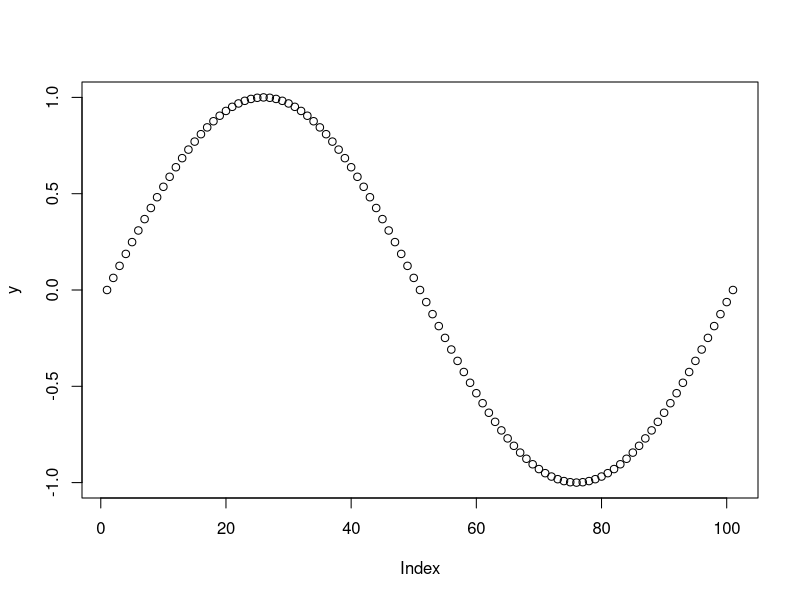
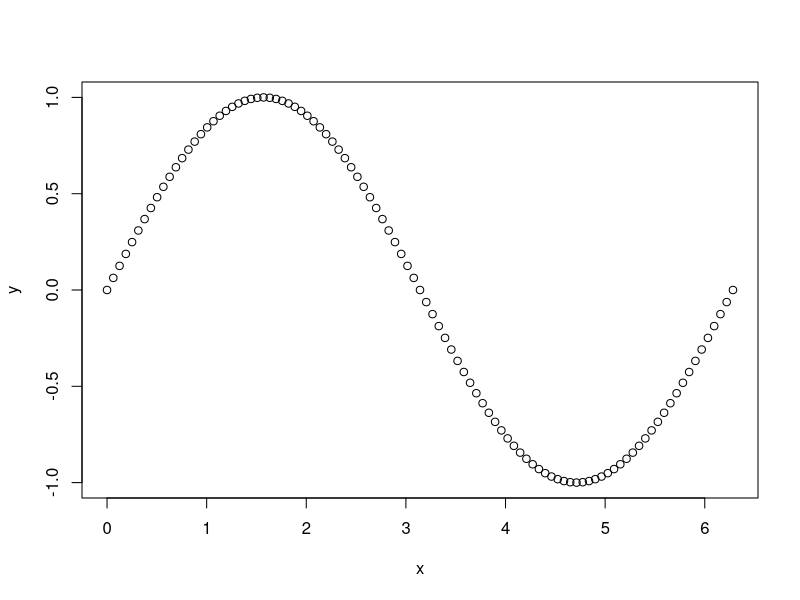
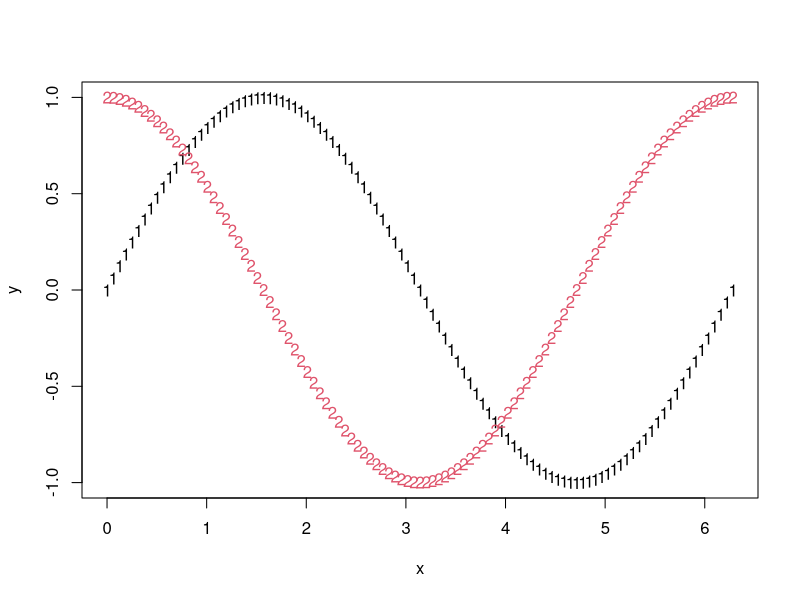
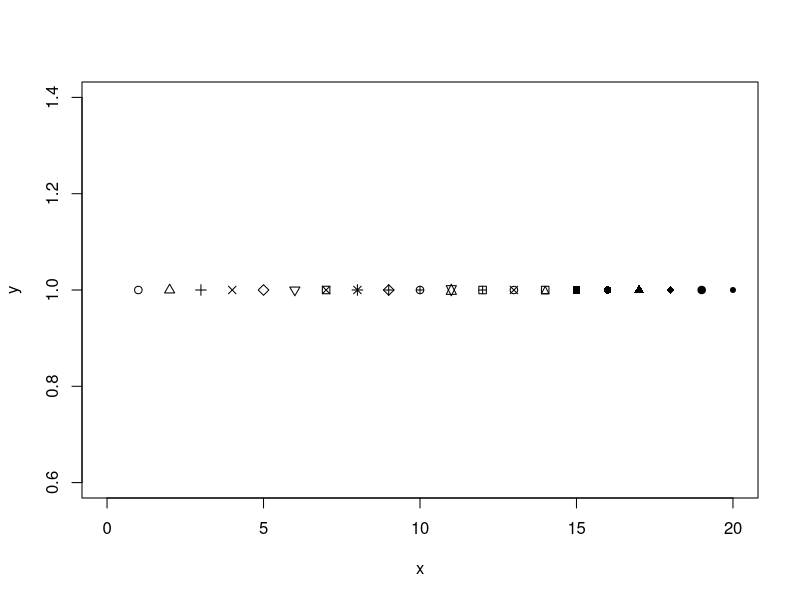
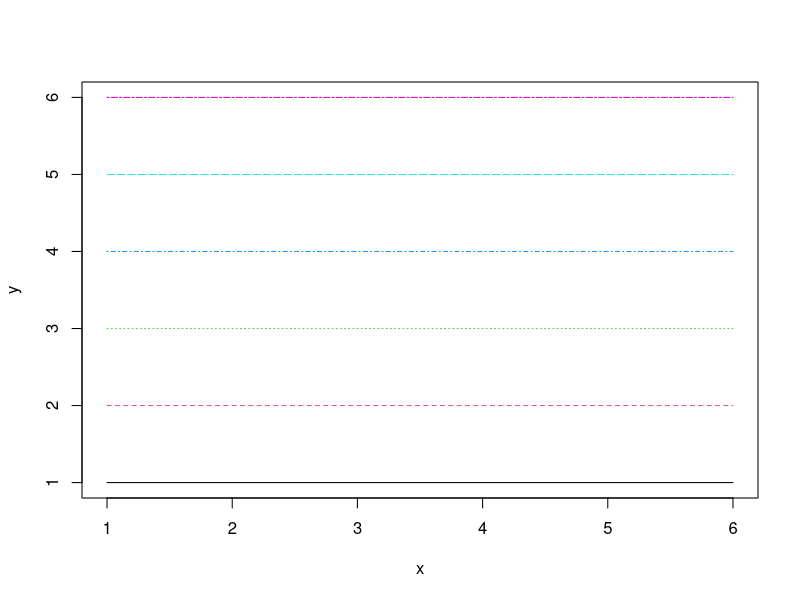
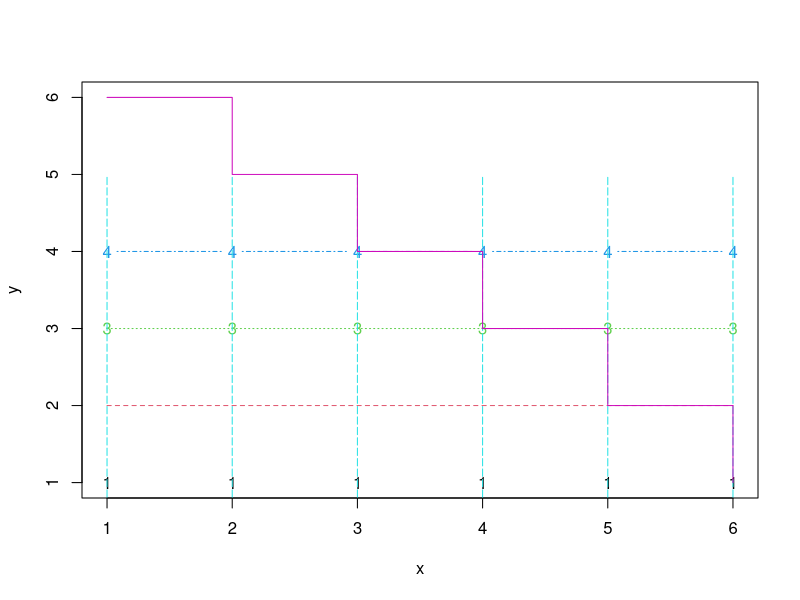
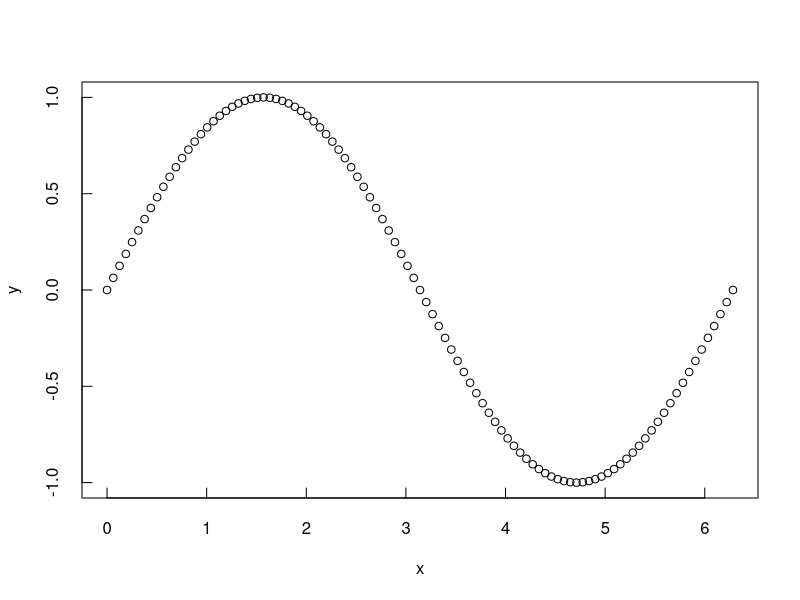
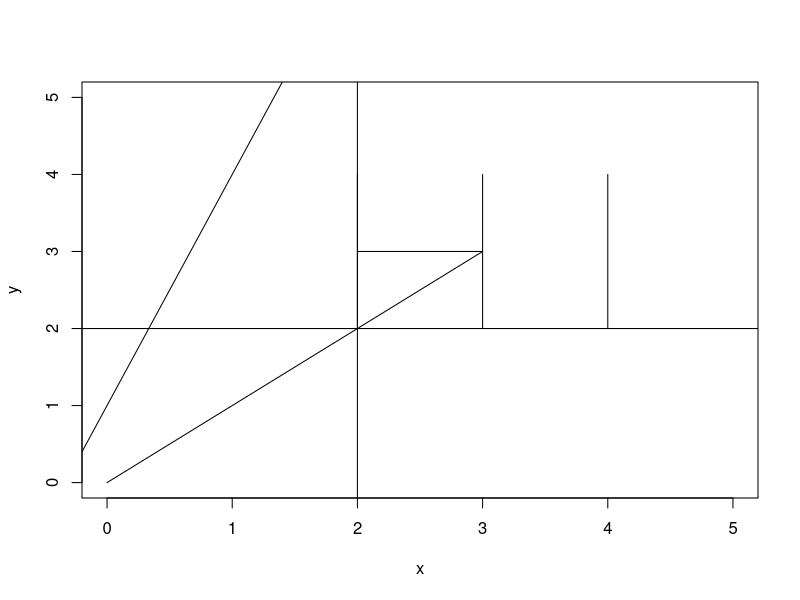

Here is the R script that generated these plots, in order: (Note: this script raises an error after producing the figures.)
#===============================================================
# 高级绘图ver.2016.2.23 by Messiah Chong
#===============================================================

#---------------------------------------------------------------
# 绘制二维图形
#---------------------------------------------------------------
x=(0:100)*2*pi/100
y=sin(x)
plot(y)              # 只将一个向量作为函数参数则向量的值作为y轴
                     # 的值，x轴的值由R自动产生。
plot(x,y)            # 将两个向量作为函数参数则第一个向量作为x轴
                     # 的值，第二个向量作为y轴的值。

#---------------------------------------------------------------
# matplot()函数将两个矩阵作为参数。一个矩阵的列参照另一个矩阵的
# 相应列来绘制图形。在绘制同一个图时，两个矩阵的行数应该一样。如
# 果行数不一样，行数较少的那个矩阵用缺失值（用NA表示）来填充。第
# 一个矩阵的值会用在横轴上。如果其中一个矩阵只有一个列，则绘制的
# 所有图形都将用该列的值。每一对列所绘制的图形颜色不一样，编号会
# 用来作为点的图形符号。这些选项也可由用户自己定义（col=,pach=）。
#---------------------------------------------------------------
x=(0:100)*2*pi/100
y1=sin(x)
y2=cos(x)
y=cbind(y1,y2)       # cbind()将列向量按列合并成矩阵。
matplot(x,y)

#---------------------------------------------------------------
# 可用一些选项来定制R绘制的图形。在函数plot()和matplot()中，选项
# 通常作为附加参数被调用。可选参数能以任意顺序输入（在用于绘图的
# 向量之后），以逗号分隔。
#---------------------------------------------------------------

#----------------------------------------------------
# 数据符号类型
#----------------------------------------------------
x=0:20
y=x/x                    # y为21个1组成的向量。
plot(x,y,pch=0:20)       # 图为参数pch为0~20代表
                         # 的符号。

#----------------------------------------------------
# 连接线类型
#----------------------------------------------------
x=1:6
y1=1*(x/x)
y2=2*(x/x)
y3=3*(x/x)
y4=4*(x/x)
y5=5*(x/x)
y6=6*(x/x)
y=cbind(y1,y2,y3,y4,y5,y6)
matplot(x,y,type="l",
        lty=1:6)         # lty控制线的样式，图为1~6
                         # 代表的线条。

#----------------------------------------------------
# 曲线类型
#----------------------------------------------------
x=1:6
y1=1*(x/x)
y2=2*(x/x)
y3=3*(x/x)
y4=4*(x/x)
y5=5*(x/x)
y6=6:1
y=cbind(y1,y2,y3,y4,y5,y6)
matplot(x,y,type=c("p","l","o","b","h","s"))
                        # type参数用来指定不同曲线类型。

#----------------------------------------------------
# 坐标轴限制
# 选项xlim=和ylim=可分别用来限制横轴和纵轴的范围，如
# xlim=c(1,10)，会让R只是用横轴值在0~10范围内的数据，
# 如果数据超出此范围则不会出现在绘制的图形中。
#----------------------------------------------------

#----------------------------------------------------
# 刻度线
#----------------------------------------------------
x=(0:100)*2*pi/100
y=sin(x)
plot(x,y,tcl=.5)       # tcl控制刻度线的长度，负值为
                       # 刻度线在轴外。

#----------------------------------------------------
# 坐标轴标签
# 通过xlab="",ylab=""来修改。
#----------------------------------------------------

#----------------------------------------------------
# 不显示坐标轴
# axes=FALSE为不显示坐标轴，ann=FALSE为不显示坐标轴标签。
#----------------------------------------------------

#----------------------------------------------------
# 符号与标签的大小，线与坐标轴的宽度。
# Cex.axis=为轴宽的倍数。
# Cex.lab=为轴标签文本大小的倍数。
# Cex.main=为标题文本大小的倍数。
# Cex.sub=为子标题文本大小的倍数。
# Lwd=为所画线宽度的倍数。
#----------------------------------------------------

#----------------------------------------------------
# 添加点和线
# 通过points()和matpoints()可添加点，通过lines()和
# matlines()可添加线。函数segments()用来将间断无连接
# 线段添加到现有图形中。
#----------------------------------------------------
x0=c(2,2,3,4)
y0=c(2,3,2,2)
x1=c(2,3,3,4)
y1=c(4,3,4,4)
x=c(0,3)
y=c(0,3)
plot(x,y,type="l",xlim=c(0,5),ylim=c(0,5))
segments(x0,y0,x1,y1)     # 前两个向量给出起始点
                          # 横纵坐标，后两个向量
                          # 给出终止点横纵坐标。
abline(1,3)               # 添加一条1为截距，3为
                          # 斜率的直线。
abline(h=2)               # 添加一条y=2的水平直线。
abline(v=2)               # 添加一条x=2的垂直直线。

#----------------------------------------------------
# 增加文本
#----------------------------------------------------
x=c(2.5,1,1,4,4)
y=c(2.5,1,4,4,1)
plot(x,y,type="p",
     xlim=c(0,5),ylim=c(0,5))
text(x[2:5],y[2:5],
     c("bottom","left","top","right"),
     pos=1:4)
text(x[1],y[1],c("overlay"))  # 两个向量作为坐标值，
                              # pos给出文本相对于
                              # 坐标的位置，不指定
                              # 则叠加在中心点上。

#----------------------------------------------------
# 标题和副标题
#----------------------------------------------------
X=c(1,2,3)
Y=c(3,3,3)
plot(X,Y)
title(main="wow what a plot")  # 用title()函数增加标题。

x=c(1,2,3)
y=c(3,3,3)
plot(x,y,main="wow what a plot") # 直接在plot()函数中
                                 # 修改参数。
X=c(1,2,3)
Y=c(3,3,3)
plot(X,Y)
title(main=c("wow","what a plot"))  # 文本参数为字符串
                                    # 向量会生成多行标题。

X=c(1,2,3)
Y=c(3,3,3)
plot(X,Y)
title(main="wow what a plot",
      sub="and the labels rock too") # sub()函数添加副标题。

#----------------------------------------------------
# 图例
#----------------------------------------------------
x=(0:100)*2*pi/100
y1=sin(x)
y2=cos(x)
y=cbind(y1,y2)
matplot(x,y,type="l",
        lty=c(1,2),col="black")
legend(3,1,c("sine","cosine"),
       lty=c(1,2))                 # legend()函数前两个参数
                                   # 为左上角的坐标，接下来
                                   # 是图例文本和绘图符号，
                                   # 如pch=,lty=。

#----------------------------------------------------
# 用Windows()命令可以打开一个新的图形窗口
#----------------------------------------------------

#----------------------------------------------------
# 多屏图
#----------------------------------------------------
layout(matrix(c(1,2,3,4),2,2))
x=(0:100)*2*pi/100
y1=sin(x)
y2=cos(x)
y=cbind(y1,y2)
matplot(x,y,type="l",
        lty=c(1,2),col="black")
plot(x,y1)
plot(x,y2)
plot(x)                           # layout()函数参数为一个
                                  # 矩阵，矩阵中的元素为1，
                                  # 2，……，k，k为要绘制的
                                  # 面板个数，后两个参数设置
                                  # 行数和列数。

#----------------------------------------------------
# 散点图
#----------------------------------------------------
plot(iris)

#----------------------------------------------------
# 颜色
# col=用来指定plot()和matplot()函数中数据符号和曲线的颜色，
# 还有barplot()函数生成的条形图颜色。
# col.axis=坐标轴的颜色。
# col.lab=坐标轴标签的颜色。
# col.main=主标题颜色。
# col.sub=子标题颜色。
# 颜色可通过代码指定（1~657），或直接写名称。
#----------------------------------------------------
x=(0:100)*2*p/100
y1=sin(x)
y2=cos(x)
y=cbind(y1,y2)
matplot(x,y,type="l",lty=c(1,2),
        col=c("red","blue"),
        main="colorful picture",
        col.main="black",col.lab=3,
        col.axis=7)
